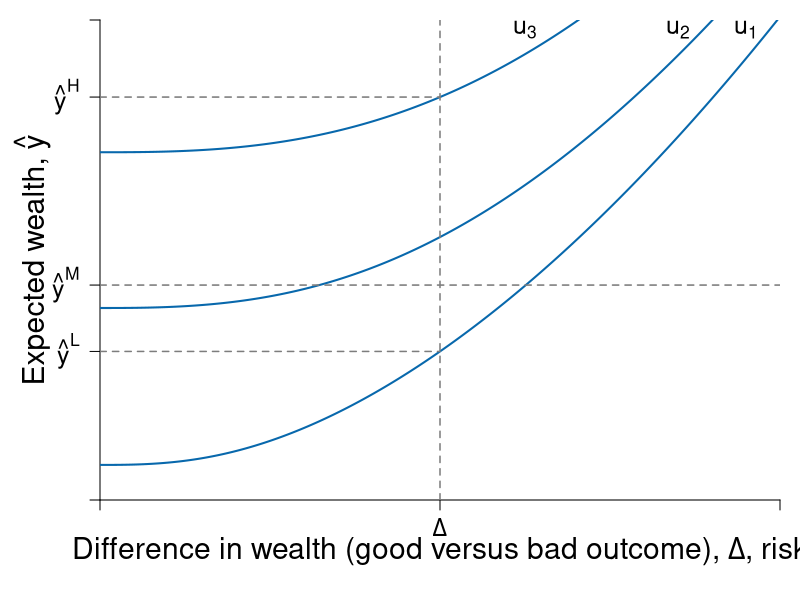

Here is the R script that generated this plot:
#' Graph Designer: Scott Cohn
#' Authors: Bowles and Halliday
#' Title: Coordination, Conflict and Competition: A Text in Microeconomics

# TODO Add points and labels 

library("shape")

pdf(file = "risk/risk_averse_dara_c.pdf", width = 9, height = 7)

# Set parameters for graphics
axislabelsize <- 1.8
labelsize <- 1.5
namesize <- 1.8
annotatesize <- 1.5
graphlinewidth <- 2
segmentlinewidth <- 1.5

COL <- c("#7fc97f", "#beaed4", "#fdc086", "#ffff99", "#386cb0", "#f0027f", "#bf5b17", "#666666")
COLA <- c("#e0f3db", "#99d8c9","#66c2a4","#41ae76", "#238b45", "#005824")
COLB <- c("#c6dbef", "#4eb3d3", "#2b8cbe", "#0868ac","#084081")
COLC <- c("#fcfbfd", "#efedf5", "#dadaeb", "#bcbddc", "#9e9ac8", "#807dba", "#6a51a3", "#54278f", "#3f007d")
grays <- gray.colors(25, start = 1, end = 0, alpha = 1)

a <- c(2, 4, 6)
par(mar =  c(5, 5, 1, 1))
xlims <- c(0, 10)
ylims <- c(0, 40)


u <- function(y, delta, a = 3.5, b = 0.1, c = 2){
  y^a - b * delta^c
}

indiff <- function(u, delta, a = 1.5, b = 0.5, c = 4){
  (u + b * delta^c )^(1/a)
}

slopeA <- function(g, slope1 = 0.25, slope2 = 0.08){
  slope1 + 2*slope2*g
}

indiffA2 <- function(g, intercept = 7.8, slope1 = 0.25, slope2 = 0.055){
  intercept  + slope1*g + slope2*g^2
}

slopeA2 <- function(g, slope1 = 0.25, slope2 = 0.055){
  slope1 + 2*slope2*g
}


slopeA3 <- function(g, slope1 = 0.25, slope2 = 0.01){
  slope1 + 2*slope2*g
}

tangentline <- function(b, m, x){
  m*x + b
}

#Plot command 
plot(0, 0, xlim = xlims, ylim = ylims, 
     type = "n",
     xlab = expression(paste("")),
     ylab = expression(paste("")), 
     axes = FALSE,
     cex.lab = axislabelsize, 
     bty = "n", 
     xaxs = "i", 
     yaxs = "i"
)

y1 <- indiff(5, 0.5*xlims[2], c = 2.7)
y2 <- indiff(64, 0.5*xlims[2], c = 2.7) - 4
y3 <- indiff(156, 0.5*xlims[2], c = 2.7)

ticksx <- c(0, 0.5*xlims[2], xlims[2])
xlabels <- c(NA, expression(paste(Delta)), NA)
ticksy <- c(0, y1, y2, y3, ylims[2])
ylabels <- c(NA, expression(paste(hat(y)^{L})), expression(paste(hat(y)^{M})), expression(paste(hat(y)^{H})), NA)

axis(1, at = ticksx, pos = 0, labels = xlabels, cex.axis = labelsize)
axis(2, at = ticksy, pos = 0, labels = ylabels, las = 1, cex.axis = labelsize)

#Axis labels and draw linear utility function
mtext(expression(paste("Difference in wealth (good versus bad outcome), ", Delta, ", risk")), side = 1, line = 2.5, cex = axislabelsize)
text(-1, 0.5*ylims[2], expression(paste("Expected wealth, ", hat(y))), xpd = TRUE, cex = axislabelsize, srt = 90) 

npts <- 500 
xx1 <- seq(xlims[1], xlims[2], length.out = npts)
xx2 <- seq(2, 10, length.out = npts)



for (u in c(5, 64, 156) ) {
  lines(xx1, indiff(u, xx1, c = 2.7), col = COLB[4], lwd = graphlinewidth, lty = 1)  
}

# vertical delta segment
segments(0.5*xlims[2], 0, 0.5*xlims[2], ylims[2], col = grays[20], lwd = segmentlinewidth, lty = 2)

# horizontal segments
segments(0, y1, 0.5*xlims[2], y1, col = grays[20], lwd = segmentlinewidth, lty = 2)
segments(0, y2, indiff(5, 0.75*xlims[2], c = 2.7), y2, col = grays[20], lwd = segmentlinewidth, lty = 2)
segments(0, y3, 0.5*xlims[2], y3, col = grays[20], lwd = segmentlinewidth, lty = 2)

# label indiff
text(0.95*xlims[2], 0.98*ylims[2], expression(paste(u[1])), cex = labelsize)
text(0.85*xlims[2], 0.98*ylims[2], expression(paste(u[2])), cex = labelsize)
text(0.625*xlims[2], 0.98*ylims[2], expression(paste(u[3])), cex = labelsize)

dev.off() 
